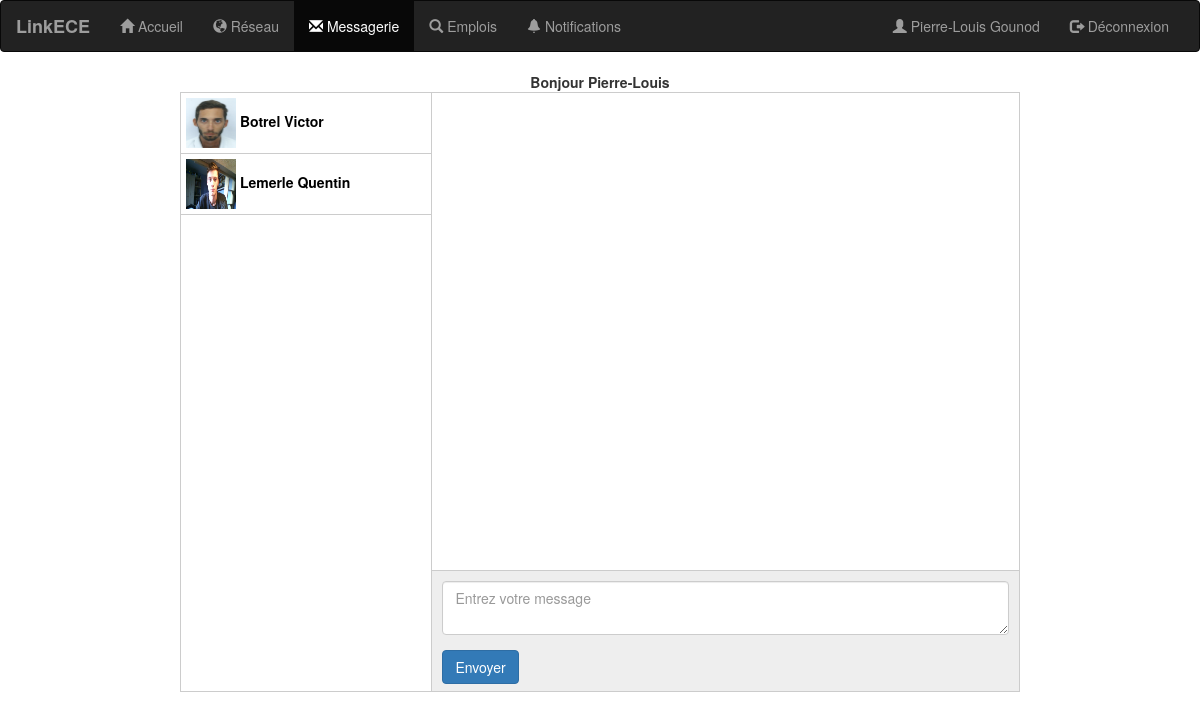
Page /chat/message.php?id_user=43 (signed in) on the committed database.
### tables this page shows
CREATE TABLE `users` (
  `id_user` int(10) NOT NULL,
  `admin` tinyint(1) NOT NULL DEFAULT '0',
  `email` varchar(255) NOT NULL,
  `username` varchar(255) NOT NULL,
  `password` varchar(255) NOT NULL,
  `nom` varchar(255) NOT NULL,
  `prenom` varchar(255) NOT NULL,
  `avatar` varchar(255) NOT NULL DEFAULT 'img/avatar.svg',
  `background` varchar(255) DEFAULT 'img/back.png',
  `cv` varchar(255) DEFAULT 'img/cv.pdf',
  `hash` varchar(255) NOT NULL,
  `active` smallint(6) NOT NULL,
  `adresse` varchar(100) DEFAULT NULL,
  `resume` text,
  `promotion` int(4) DEFAULT NULL
);

### chat/message.php (the view, shortened to what this page needs)
<?php
require_once("connect.php");
if ( $_SESSION['logged_in'] != 1 ) {
     $_SESSION['message'] = "Vous n'êtes pas connecté!";
     header("location: ../login-system/error.php");
}
else {
    $user_id = $_SESSION['id_user'];
    $nom = $_SESSION['nom'];
    $prenom = $_SESSION['prenom'];
}
?>
<!DOCTYPE html>
<html>
    <head>
        <link rel="stylesheet" href="https://maxcdn.bootstrapcdn.com/bootstrap/3.3.7/css/bootstrap.min.css">
        <link rel="stylesheet" type="text/css" href="style.css">
    </head>
    <body>
        <nav class="navbar navbar-inverse">
            <div class="container-fluid">
                <div class="navbar-header">
                    <a class="navbar-brand" href="../accueil.php">LinkECE</a>
                </div>
                <div class="collapse navbar-collapse" id="myNavbar">
                    <ul class="nav navbar-nav">
                        <li><a href="../accueil.php"><span class="glyphicon glyphicon-home"></span> Accueil</a></li>
                        <li><a href="../reseau.php"><span class="glyphicon glyphicon-globe"></span> Réseau</a></li>
                        <li class="active"><a href="#"><span class="glyphicon glyphicon-envelope"></span> Messagerie</a></li>
                        <li><a href="../emplois.php"><span class="glyphicon glyphicon-search"></span> Emplois</a></li>
                        <li><a href="../notifications.php"><span class="glyphicon glyphicon-bell"></span> Notifications</a></li>
                    </ul>
                    <ul class="nav navbar-nav navbar-right">
                        <li><a href="../profil.php"><span class="glyphicon glyphicon-user"></span> <?= $prenom.' '.$nom ?> </a></li>
                        <li><a href="login-system/logout.php"><span class="glyphicon glyphicon-log-out"></span> Déconnexion</a></li>
                    </ul>
                </div>
            </div>
        </nav>
            <center>
        <strong>Bonjour <?php echo $_SESSION['prenom']; ?></strong>
    </center>
    <div class="message-body">
        <div class="message-left">
            <ul>
                <?php
                    $q = mysqli_query($con, "SELECT DISTINCT id_user, prenom, nom, avatar, username FROM users
                    INNER JOIN relation ON users.id_user = relation.id_user1 OR users.id_user = relation.id_user2
                    WHERE (relation.id_user1 = '$user_id' OR relation.id_user2 = '$user_id') AND users.id_user!='$user_id'
                    ORDER BY users.nom ASC");
                    while($row = mysqli_fetch_assoc($q)){
                        echo "<a href='message.php?id_user={$row['id_user']}'><li><img src='../{$row['avatar']}'> {$row['nom']} {$row['prenom']}</li></a>";
                    }
                ?>
            </ul>
        </div>
        <div class="message-right">
            <div class="display-message">
            </div>
            <div class="send-message">
                <div class="form-group">
                    <textarea class="form-control" id="message" placeholder="Entrez votre message"></textarea>
                </div>
                <button class="btn btn-primary" id="reply">Envoyer</button>
            </div>
        </div>
    </div>
    </body>
</html>

### chat/style.css (style rules this page uses)
.message-body { display: block; height: 600px; width: 70%; margin:0px auto; border:1px solid #ccc; }
.message-left { display: block; height: 100%; width: 30%; float: left; overflow-y: scroll; border-right: 1px solid #ccc; }
.message-right { display: block; height: 100%; width: 70%; float: left; }
.message-left ul { list-style: none; margin: 0; padding: 0; width: 100%; }
.message-left ul a { text-decoration: none; }
.message-left ul a li { padding: 5px; border-bottom: 1px solid #ccc; font-weight: bold; color: black; }
.message-left ul a li img { height: 50px; width: 50px; }
.message-right .display-message { display: block; height: 80%; width: 100%; border-bottom: 1px solid #ccc; overflow-y:scroll; }
.message-right .send-message { height: 20%; background: #eee; padding: 10px; }

### chat/message.php (style rules this page uses)
.navbar-brand { font-weight: bold; }

### rows in the picture
users: avatar (picture), nom "Botrel", prenom "Victor"
users: avatar (picture), nom "Lemerle", prenom "Quentin"

### other values in the picture
$prenom "Pierre-Louis"
$nom "Gounod"
$_SESSION['prenom'] "Pierre-Louis"
